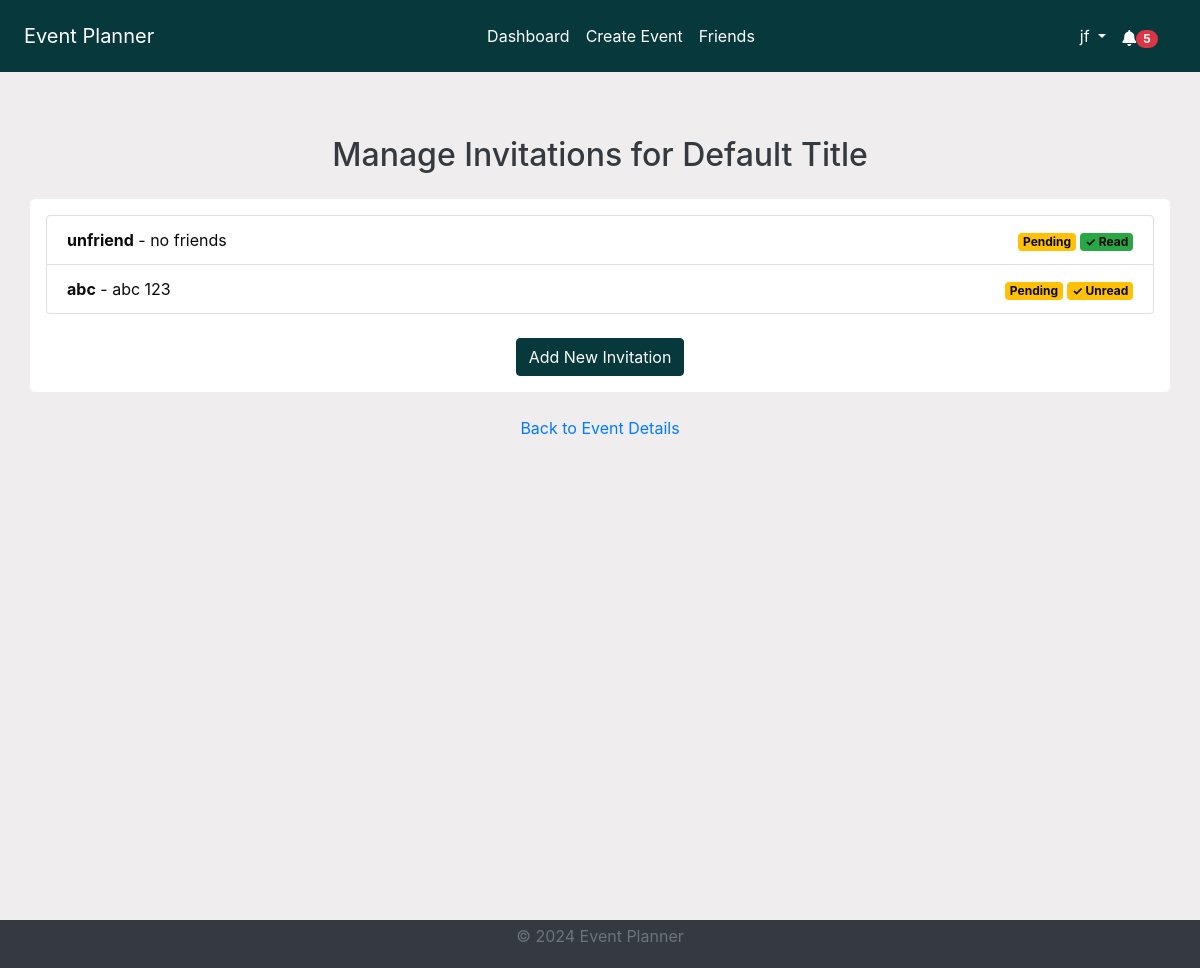
/invitations/manage/267/ (signed in), run on an earlier commit of the app's database.
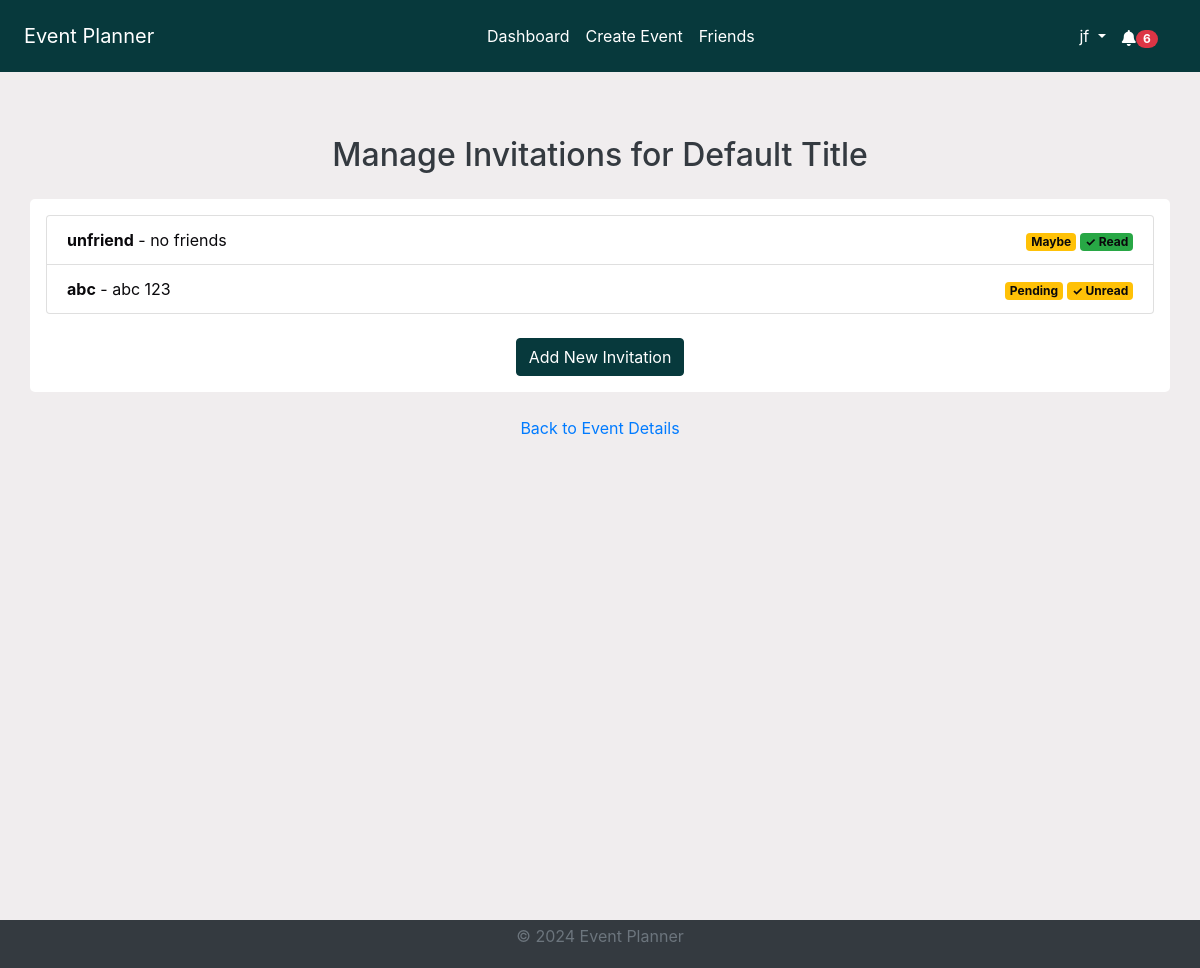
And on a later commit of the database.
### invitations/models.py (models this page shows, shortened)
class Invitation(models.Model):
    STATUS_CHOICES = [
        ("Pending", "Pending"),
        ("Accepted", "Accepted"),
        ("Declined", "Declined"),
    ]
    event = models.ForeignKey(
        Event, on_delete=models.CASCADE, related_name="invitations"
    )
    user = models.ForeignKey(User, on_delete=models.CASCADE)
    status = models.CharField(
        max_length=20, choices=STATUS_CHOICES, default="Pending"
    )
    suggested_date = models.DateTimeField(null=True, blank=True)
    read = models.BooleanField(default=False)
    created_at = models.DateTimeField(auto_now_add=True)
    updated_at = models.DateTimeField(auto_now=True)

### invitations/views.py (the view)
@login_required
def manage_invitations(request, event_id):
    event = get_object_or_404(Event, id=event_id)
    if event.created_by != request.user:
        return redirect("dashboard")
    invitations = Invitation.objects.filter(event=event).select_related("user")
    return render(
        request,
        "invitations/manage_invitations.html",
        {"event": event, "invitations": invitations},
    )

### accounts/context_processors.py (called while the page is built)
def google_api_key(request):
    return {"GOOGLE_API_KEY": os.getenv("GOOGLE_API_KEY")}

### notifications/context_processors.py (called while the page is built)
def notifications(request):
    if request.user.is_authenticated:
        all_unread_notifications = Notification.objects.filter(
            user=request.user, read=False
        ).order_by("-created_at")
        unread_count = all_unread_notifications.count()
        recent_unread_notifications = all_unread_notifications[:8]
        return {
            "recent_unread_notifications": recent_unread_notifications,
            "unread_count": unread_count,
        }
    return {}

### templates/invitations/manage_invitations.html (shortened to what this page needs)
{% extends 'base.html' %}
{% block content %}
<div class="container mt-5">
    <h2 class="text-center text-dark">Manage Invitations for {{ event.title }}</h2>
    <form class="invitation-list mt-4">
        <ul class="list-group">
            {% for invitation in invitations %}
                <li class="list-group-item d-flex justify-content-between align-items-center">
                    <span>
                        <strong>{{ invitation.user.username }}</strong> - {{ invitation.user.first_name }} {{ invitation.user.last_name }}
                    </span>
                    <span>
                        <span class="badge bg-{{ invitation.status|lower }}">{{ invitation.status }}</span>
                        {% if invitation.read %}
                            <span class="badge bg-success">✓ Read</span>
                        {% else %}
                            <span class="badge bg-warning">✓ Unread</span>
                        {% endif %}
                    </span>
                </li>
            {% empty %}
                <li class="list-group-item">No invitations found.</li>
            {% endfor %}
        </ul>
        <div class="text-center mt-4">
            <a href="{% url 'create_invitation' event.id %}" class="btn btn-primary">Add New Invitation</a>
        </div>
    </form>
    <div class="text-center mt-4">
        <a href="{% url 'event_details' event.id %}" >Back to Event Details</a>
    </div>
</div>
{% endblock %}

### templates/base.html (shortened to what this page needs)
<!DOCTYPE html>
<html lang="en">
<head>
    {% load static %}
    <link rel="stylesheet" href="https://stackpath.bootstrapcdn.com/bootstrap/4.5.2/css/bootstrap.min.css">
    <link rel="stylesheet" href="{% static 'css/styles.css' %}">
    <link rel="stylesheet" href="https://cdnjs.cloudflare.com/ajax/libs/font-awesome/5.15.4/css/all.min.css">
    <link rel="stylesheet" href="https://cdnjs.cloudflare.com/ajax/libs/fullcalendar/3.10.2/fullcalendar.min.css" />
</head>
<body class="c-app">
    <header class="c-header c-header-light c-header-fixed">
        <nav class="navbar navbar-expand-lg navbar-light">
            <a class="navbar-brand" href="{% url 'home' %}">Event Planner</a>
            <div class="collapse navbar-collapse" id="navbarSupportedContent">
                {% if user.is_authenticated %}
                <ul class="navbar-nav mx-auto">
                    <li class="nav-item {% if request.resolver_match.url_name == 'dashboard' %}active{% endif %}">
                        <a class="nav-link" href="{% url 'dashboard' %}">Dashboard</a>
                    </li>
                    <li class="nav-item {% if request.resolver_match.url_name == 'create_event' %}active{% endif %}">
                        <a class="nav-link" href="{% url 'create_event' %}">Create Event</a>
                    </li>
                    <li class="nav-item {% if request.resolver_match.url_name == 'friends_page' %}active{% endif %}">
                        <a class="nav-link" href="{% url 'friends_page' %}">Friends</a>
                    </li>
                    {% endif %}
                </ul>
                {% if user.is_authenticated %}
                <ul class="navbar-nav d-flex">
                    <li class="nav-item dropdown">
                        <a class="nav-link dropdown-toggle" href="#" id="profileLink" role="button" data-toggle="dropdown" aria-haspopup="true" aria-expanded="false">
                            {{ user.username }}
                        </a>
                    </li>
                </ul>
                {% endif %}
            </div>
            {% if user.is_authenticated %}
                <ul class="navbar-nav ml-auto d-flex">
                    <li class="nav-item">
                        <a class="nav-link" href="#" id="notificationBell" role="button" data-toggle="dropdown" aria-haspopup="true" aria-expanded="false">
                            <i class="fas fa-bell"></i>
                            {% if unread_count > 0 %}
                                <span class="badge badge-pill badge-danger">{{ unread_count }}</span>
                            {% endif %}
                        </a>
                    </li>
                </ul>
            {% endif %}
        </nav>
    </header>
    <main class="c-main">
        <div class="container-fluid">
            <div class="fade-in">
                {% block content %}{% endblock %}
            </div>
        </div>
    </main>
    <footer class="footer py-1">
        <div class="container text-center">
            <p class="text-muted">&copy; 2024 Event Planner</p>
        </div>
    </footer>
</body>
</html>

What changed in the data, as far as the page shows it:
changed Invitation "unfriend": status "Pending" → "Maybe"
Also different on the page:
{{ unread_count }}: "5" → "6"
